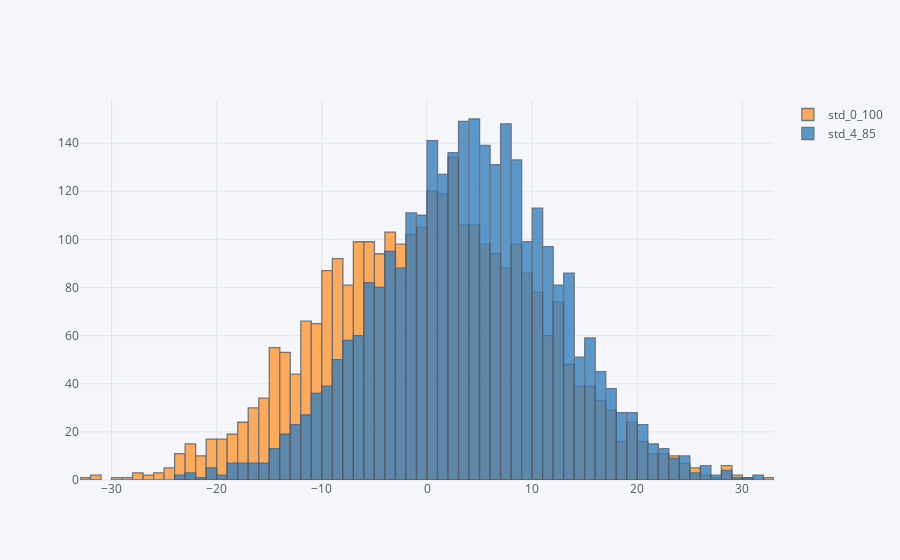

Notebook source saved alongside this figure:
### Code cell
df = pd.DataFrame(np.dstack([dist1,dist2]).reshape(3000,2), columns=['std_0_100', 'std_4_85'])
df.iplot(kind='hist')

### Figure 1 — Plotly figure (JSON) as saved in the notebook; plotly's stock layout.template omitted (floating-point values rounded to 4 significant figures; data arrays with more than 128 entries replaced by an {"elided": "..."} marker saying what was removed)
{"data": [{"histfunc": "count", "histnorm": "", "marker": {"color": "rgba(255, 153, 51, 1.0)", "line": {"color": "#4D5663", "width": 1.3}}, "name": "std_0_100", "opacity": 0.8, "orientation": "v", "type": "histogram", "uid": "903f3fd2-12fc-4deb-9599-974ecbb3b614", "x": {"elided": "3000 float values"}}, {"histfunc": "count", "histnorm": "", "marker": {"color": "rgba(55, 128, 191, 1.0)", "line": {"color": "#4D5663", "width": 1.3}}, "name": "std_4_85", "opacity": 0.8, "orientation": "v", "type": "histogram", "uid": "3ef9f3fa-56b1-4c69-a233-da4e3cf96f94", "x": {"elided": "3000 float values"}}], "layout": {"barmode": "overlay", "legend": {"bgcolor": "#F5F6F9", "font": {"color": "#4D5663"}}, "paper_bgcolor": "#F5F6F9", "plot_bgcolor": "#F5F6F9", "title": {"font": {"color": "#4D5663"}}, "xaxis": {"gridcolor": "#E1E5ED", "showgrid": true, "tickfont": {"color": "#4D5663"}, "title": {"font": {"color": "#4D5663"}, "text": ""}, "zerolinecolor": "#E1E5ED"}, "yaxis": {"gridcolor": "#E1E5ED", "showgrid": true, "tickfont": {"color": "#4D5663"}, "title": {"font": {"color": "#4D5663"}, "text": ""}, "zerolinecolor": "#E1E5ED"}}}
